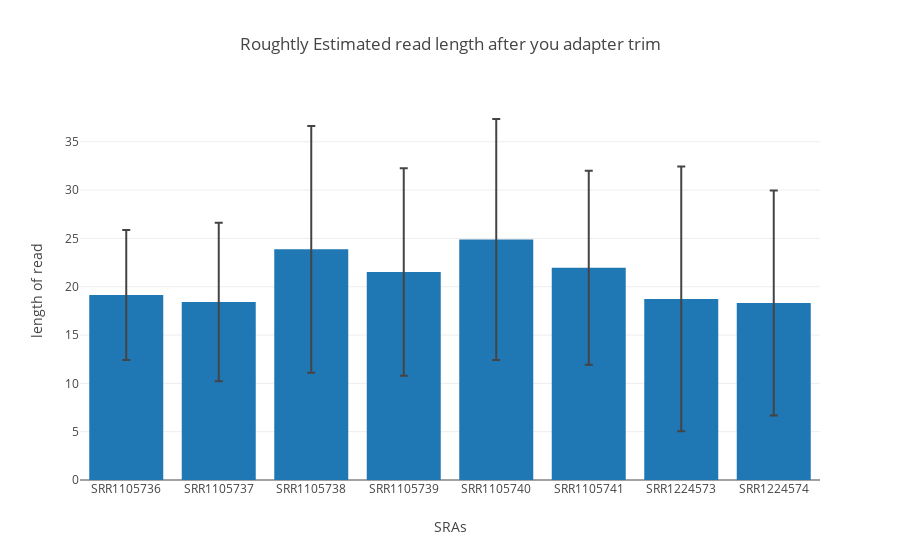

Notebook source saved alongside this figure:
### Code cell
columnname = "readlen_trimmed"
graph_label_for_columnname = "length of read"
graph_title = "Roughtly Estimated read length after you adapter trim"
errorcol = "std_readlen_trimmed"
profilepic_bargraph_from_tablefile_witherror(tablefile, columnname, graph_label_for_columnname, graph_title,errorcol)

### Figure 1 — Plotly figure (JSON) as saved in the notebook; plotly's stock layout.template omitted (floating-point values rounded to 4 significant figures)
{"data": [{"error_y": {"array": [6.73, 8.198, 12.76, 10.74, 12.48, 10.04, 13.7, 11.64], "type": "data"}, "type": "bar", "x": ["SRR1105736", "SRR1105737", "SRR1105738", "SRR1105739", "SRR1105740", "SRR1105741", "SRR1224573", "SRR1224574"], "y": [19.15, 18.42, 23.87, 21.51, 24.88, 21.97, 18.74, 18.32]}], "layout": {"title": "Roughtly Estimated read length after you adapter trim", "xaxis": {"title": "SRAs"}, "yaxis": {"title": "length of read"}}}
